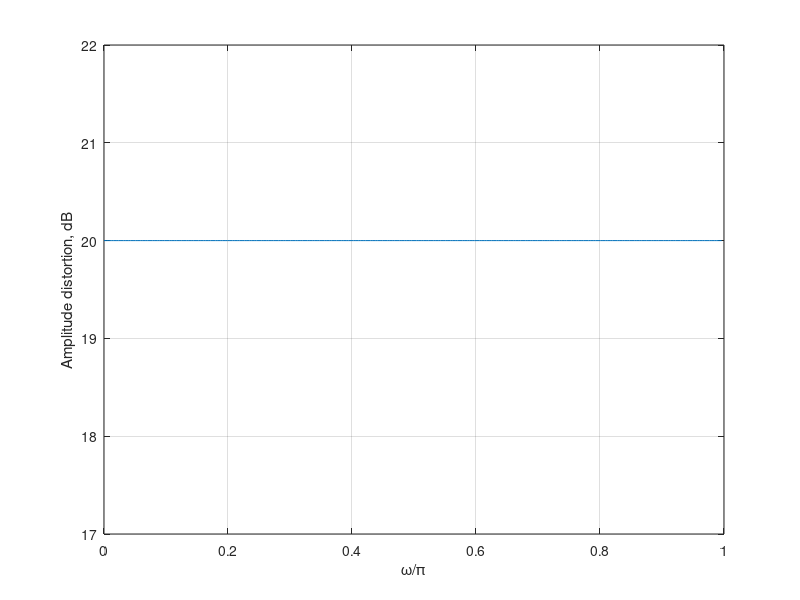

The MATLAB source for this figure:
     % Program 14_1
     % Frequency Responses of Johnston's QMF Filters
     % Type in prototype lowpass filter coefficients
     B1 = input('Filter coefficients = ');
     B1 = [B1 fliplr(B1)];
     % Generate the complementary highpass filter
     L = length(B1);
     for k = 1:L
          B2(k) = ((-1)^k)*B1(k);
     end
     %  Compute the gain responses of the two filters
     [H1z, w] = freqz(B1, 1, 256);
     h1 = abs(H1z); g1 = 20*log10(h1);
     [H2z, w] = freqz(B2, 1, 256);
     h2 = abs(H2z); g2 = 20*log10(h2);
     %  Plot the gain responses of the two filters
     plot(w/pi, g1,'-',w/pi, g2,'--');grid
     xlabel('\omega/\pi'); ylabel('Gain, dB')
     pause
     % Compute the sum of the squared-magnitude responses
     for i = 1:256,
          sum(i) = (h1(i)*h1(i)) + (h2(i)*h2(i));
     end
     d =10*log10(sum);
     % Plot the amplitude distortion
     plot(w/pi,d);grid;
     xlabel('\omega/\pi'); ylabel('Amplitude distortion, dB')